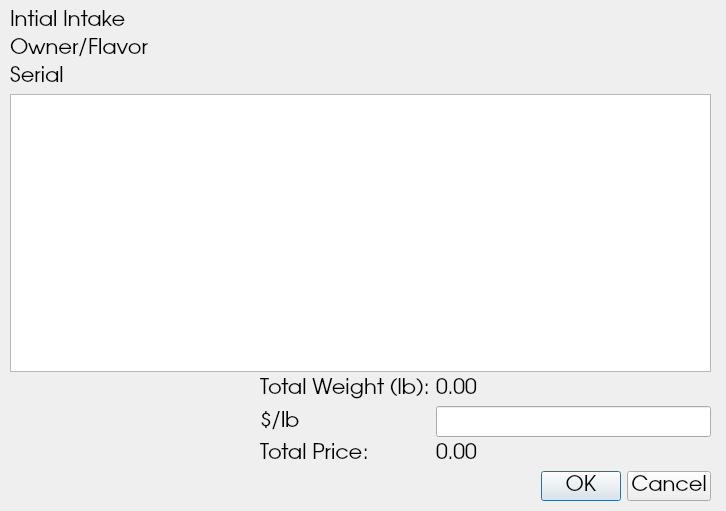
<?xml version="1.0" encoding="UTF-8"?>
<ui version="4.0">
 <class>Dialog</class>
 <widget class="QDialog" name="Dialog">
  <property name="geometry">
   <rect>
    <x>0</x>
    <y>0</y>
    <width>726</width>
    <height>511</height>
   </rect>
  </property>
  <property name="windowTitle">
   <string>Dialog</string>
  </property>
  <widget class="QWidget" name="verticalLayoutWidget">
   <property name="geometry">
    <rect>
     <x>10</x>
     <y>10</y>
     <width>701</width>
     <height>491</height>
    </rect>
   </property>
   <property name="font">
    <font>
     <family>URW Gothic L</family>
     <pointsize>16</pointsize>
    </font>
   </property>
   <layout class="QVBoxLayout" name="verticalLayout">
    <item>
     <widget class="QLabel" name="label">
      <property name="font">
       <font>
        <family>URW Gothic L</family>
        <pointsize>16</pointsize>
       </font>
      </property>
      <property name="text">
       <string>Intial Intake</string>
      </property>
     </widget>
    </item>
    <item>
     <widget class="QLabel" name="labelOwnerFlavor">
      <property name="font">
       <font>
        <family>URW Gothic L</family>
        <pointsize>16</pointsize>
       </font>
      </property>
      <property name="text">
       <string>Owner/Flavor</string>
      </property>
     </widget>
    </item>
    <item>
     <widget class="QLabel" name="labelSerial">
      <property name="font">
       <font>
        <family>URW Gothic L</family>
        <pointsize>16</pointsize>
       </font>
      </property>
      <property name="text">
       <string>Serial</string>
      </property>
     </widget>
    </item>
    <item>
     <layout class="QVBoxLayout" name="verticalLayout_2">
      <item>
       <layout class="QHBoxLayout" name="horizontalLayout"/>
      </item>
      <item>
       <widget class="QListWidget" name="listContainer">
        <property name="font">
         <font>
          <family>URW Gothic L</family>
          <pointsize>16</pointsize>
         </font>
        </property>
       </widget>
      </item>
      <item>
       <layout class="QFormLayout" name="formLayout">
        <property name="fieldGrowthPolicy">
         <enum>QFormLayout::AllNonFixedFieldsGrow</enum>
        </property>
        <property name="leftMargin">
         <number>250</number>
        </property>
        <item row="0" column="0">
         <widget class="QLabel" name="label_2">
          <property name="font">
           <font>
            <family>URW Gothic L</family>
            <pointsize>16</pointsize>
           </font>
          </property>
          <property name="text">
           <string>Total Weight (lb):</string>
          </property>
         </widget>
        </item>
        <item row="1" column="0">
         <widget class="QLabel" name="label_3">
          <property name="font">
           <font>
            <family>URW Gothic L</family>
            <pointsize>16</pointsize>
           </font>
          </property>
          <property name="text">
           <string>$/lb</string>
          </property>
         </widget>
        </item>
        <item row="1" column="1">
         <widget class="QLineEdit" name="linePoundPrice">
          <property name="font">
           <font>
            <family>URW Gothic L</family>
            <pointsize>16</pointsize>
           </font>
          </property>
         </widget>
        </item>
        <item row="2" column="0">
         <widget class="QLabel" name="label_4">
          <property name="font">
           <font>
            <family>URW Gothic L</family>
            <pointsize>16</pointsize>
           </font>
          </property>
          <property name="text">
           <string>Total Price:</string>
          </property>
         </widget>
        </item>
        <item row="2" column="1">
         <widget class="QLabel" name="labelTotalPrice">
          <property name="font">
           <font>
            <family>URW Gothic L</family>
            <pointsize>16</pointsize>
           </font>
          </property>
          <property name="text">
           <string>0.00</string>
          </property>
         </widget>
        </item>
        <item row="0" column="1">
         <widget class="QLabel" name="labelTotalWeight">
          <property name="font">
           <font>
            <family>URW Gothic L</family>
            <pointsize>16</pointsize>
           </font>
          </property>
          <property name="text">
           <string>0.00</string>
          </property>
         </widget>
        </item>
       </layout>
      </item>
     </layout>
    </item>
    <item>
     <widget class="QDialogButtonBox" name="buttonBox">
      <property name="font">
       <font>
        <family>URW Gothic L</family>
        <pointsize>16</pointsize>
       </font>
      </property>
      <property name="standardButtons">
       <set>QDialogButtonBox::Cancel|QDialogButtonBox::Ok</set>
      </property>
     </widget>
    </item>
   </layout>
  </widget>
 </widget>
 <resources/>
 <connections/>
</ui>
